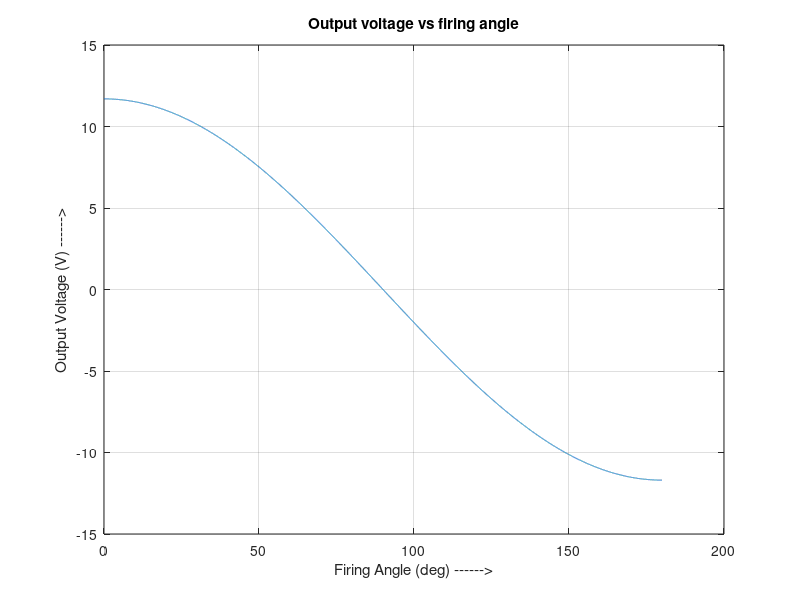

The MATLAB source for this figure:
% Ex-6.2 (Power Electronics)
% Sambhav R Jain
% 107108103

clc;
clear all;
close all;

V = input('Enter the rms phase voltage: ');
Vm = V*sqrt(2);
alpha=0:0.01:180;
Vo=3*sqrt(3)*Vm/pi*cosd(alpha);
plot(alpha,Vo)
grid on
xlabel('Firing Angle (deg) ------>');
ylabel('Output Voltage (V) ------>');
title('Output voltage vs firing angle');